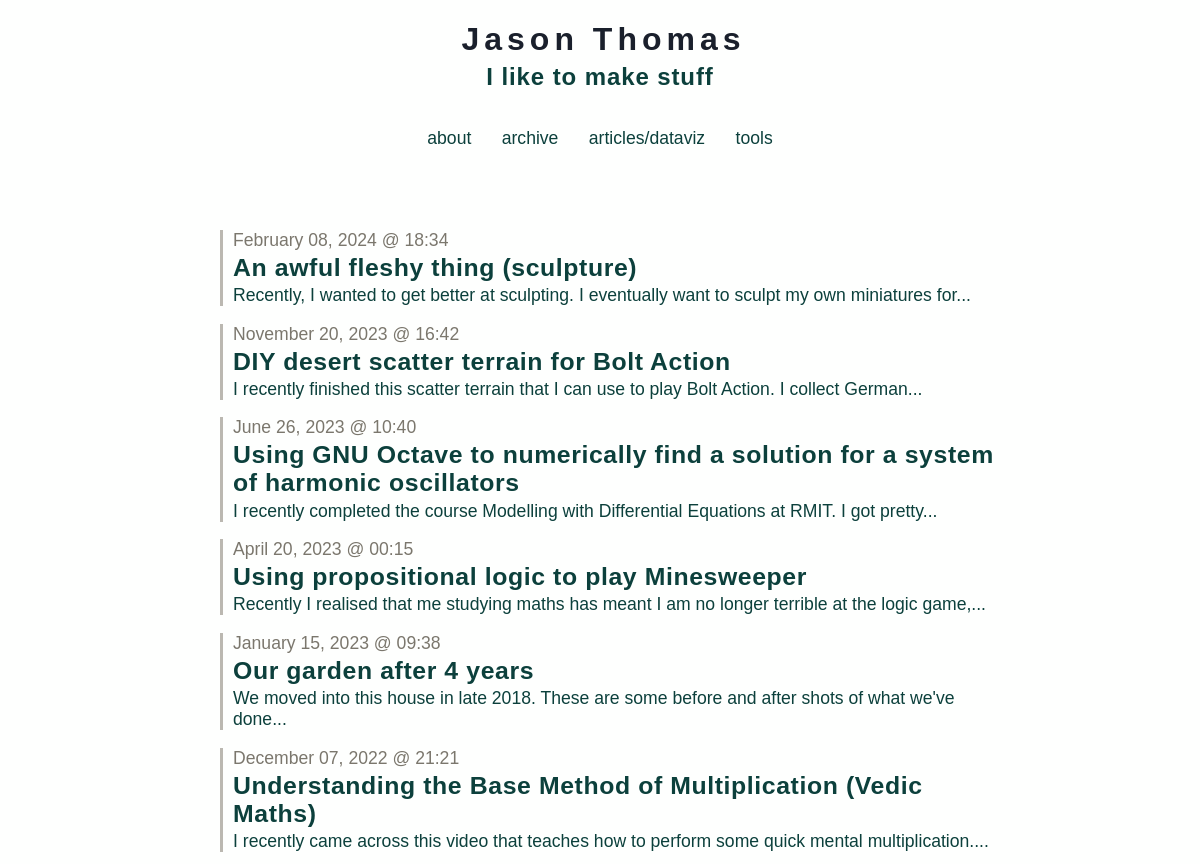
Page /archive (upper part) on the earlier database version.
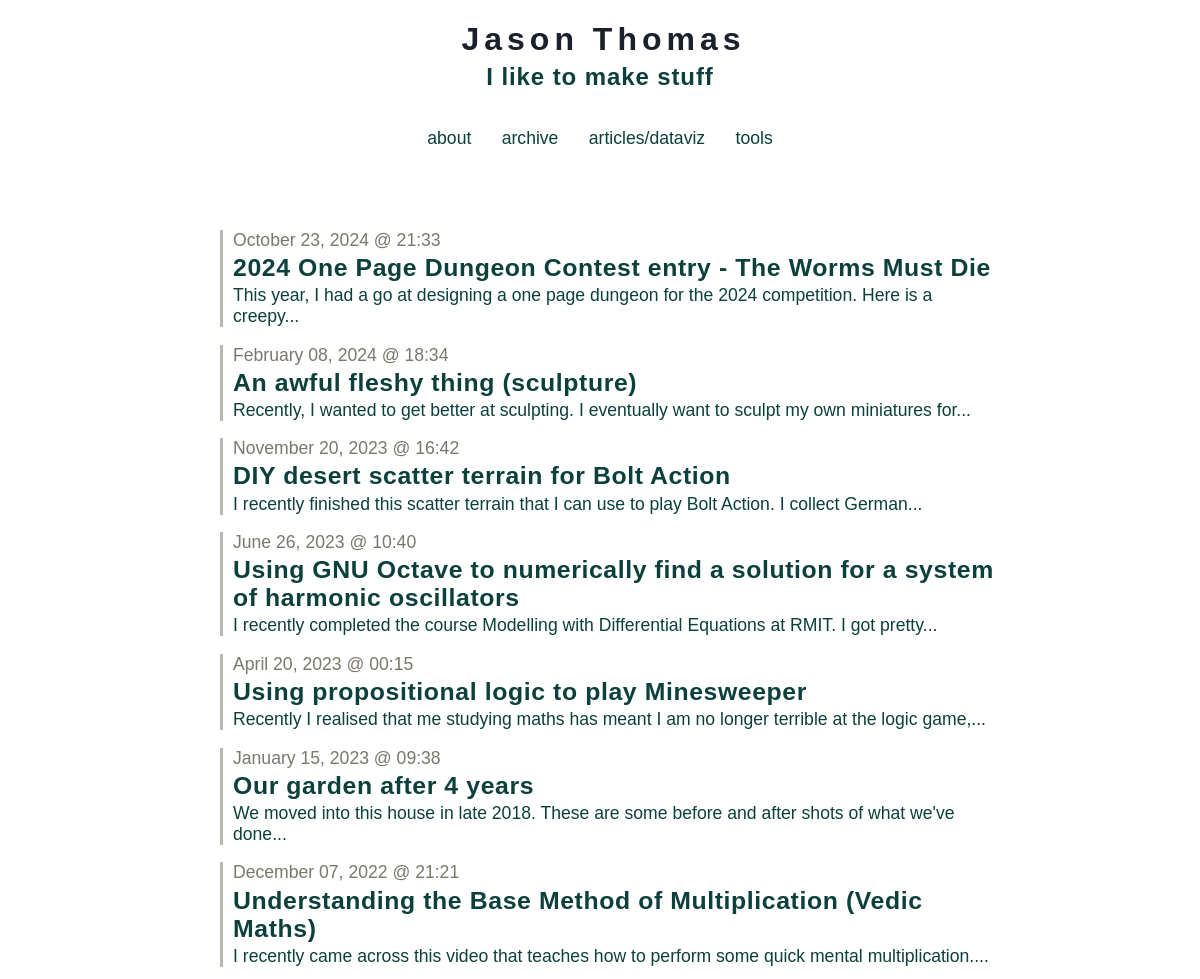
Same page on the later database version.
### tables this page shows
CREATE TABLE entries (
  id integer primary key autoincrement,
  entryDate date not null,
  title text not null,
  text text not null
);

### app.py (the view)
@app.route('/archive')
def show_archive():
    session.pop('logged_in', None)
    entries = get_sql_records("entries")
    return render_template('show_archive.html', entries=entries)

### app.py (called while the page is built)
def connect_db():
    return sqlite3.connect(app.config['DATABASE'])

def get_sql_records(table):
    if table == "articles":
        cursor = g.db.execute('select title, publishDate, link, text, interactive from articles order by id asc')
        articles = [dict(title=row[0], date=row[1], link=row[2], text=row[3], interactive=row[4]) for row in cursor.fetchall()]
        return articles
    elif table == "entries":
        cursor = g.db.execute('select title, entryDate, text from entries order by id asc')
        entries = [dict(title=row[0], date=row[1], text=row[2]) for row in cursor.fetchall()]
        return entries
    else:
        raise sqlite3.DatabaseError

@app.before_request
def before_request():
    g.db = connect_db()

@app.teardown_request
def teardown_request(exception):
    db = getattr(g, 'db', None)
    if db is not None:
        db.close()

@app.after_request
def after_request(response):
    response.headers.set('X-Content-Type-Options', 'nosniff')
    response.headers.set('X-Frame-Options', 'SAMEORIGIN')
    response.headers.set('X-XSS-Protection', '1; mode=block')
    response.headers.set('Strict-Transport-Security', 'max-age=63072000')
    return response

### templates/show_archive.html
{% extends "layout.html" %}
{% block body %}
  <ul class=entries>
  {% set entry_length=entries|length %}
  {% if entry_length > 0 %}
    {% for entry in entries|reverse() %}
      {% set this_entry_i=entry_length-loop.index %}
      <li class=archiveLink value=>
        <a href="/post?postNum={{this_entry_i}}">
          <p class=dateText>{{ entry.date|safe }}</p>
          <h3>{{ entry.title }}</h3>
          <p>{{entry.text|striptags|truncate(100) }}</p>
        </a>
    {% endfor %}
  {% else %}
    <li><em>Why not say something?</em>
  {% endif %}
  </ul>
{% endblock %}

### templates/layout.html (shortened to what this page needs)
<!doctype html>
<link rel="stylesheet" href="{{ url_for('static', filename='default.css') }}">
<link rel=stylesheet type=text/css href="{{ url_for('static', filename='style.css') }}">
<div class=topBanner>
  <a href="/">
    <h1>Jason Thomas</h1>
    <h4>I like to make stuff</h4>
  </a>
</div>
<div class=topLinks>
  <a href="{{ url_for('about') }}">about</a>
  <a href="{{ url_for('show_archive') }}">archive</a>
  <a href="{{ url_for('show_articles') }}">articles/dataviz</a>
  <a href="{{ url_for('my_work') }}">tools</a>
</div>
<div class=page>
  {% block body %}{% endblock %}
</div>

### static/style.css (style rules this page uses)
a,h2,h3 { color: #0C403C; }
a:link { text-decoration: none; }
h1,h2,h3,h4 { letter-spacing: 0.6px; }
.page { margin: 3em auto; padding: .8em; max-width: 800px; }
.page a { text-decoration: underline; }
li { margin-bottom: 1em; list-style: none; padding-left:10px; border-left: 3px solid #BBB8B1; margin-left:10px; }
.archiveLink * { cursor:pointer; margin-bottom: 0.125em; margin-top: 0.125em; }
.archiveLink a { text-decoration: none; }
ul { padding-left:10px; }
.topBanner { width: 100%; text-align: center; cursor: pointer; }
.topBanner h1 { font-size: 4.0vh; margin-bottom:5px; letter-spacing:5px; margin-left:7px; color: #1A202C; }
.topBanner h4 { font-size: 3.0vh; letter-spacing:0.9px; margin-top:5px; color: #0C403C; }
.metanav, .topLinks { text-align: center; font-size: 0.9em; padding: 0.3em; }
.topLinks * { margin: 0.75em; margin-top: 0; }
.dateText { margin-bottom:0px; color: #7B776D; }
h1 { font-size: 3.8vh; }
h3 { font-size: 3.1vh; }
h4 { font-size: 2.7vh; }
p, a, code, li { font-size: 2.2vh; }

Differences in the rows shown:
added entries: date "October 23, 2024 @ 21:33", title "2024 One Page Dungeon Contest entry - The Worms Must Die", text "This year, I had a go at designing a one page dungeon for the 2024 competition. Here is a creepy..."
